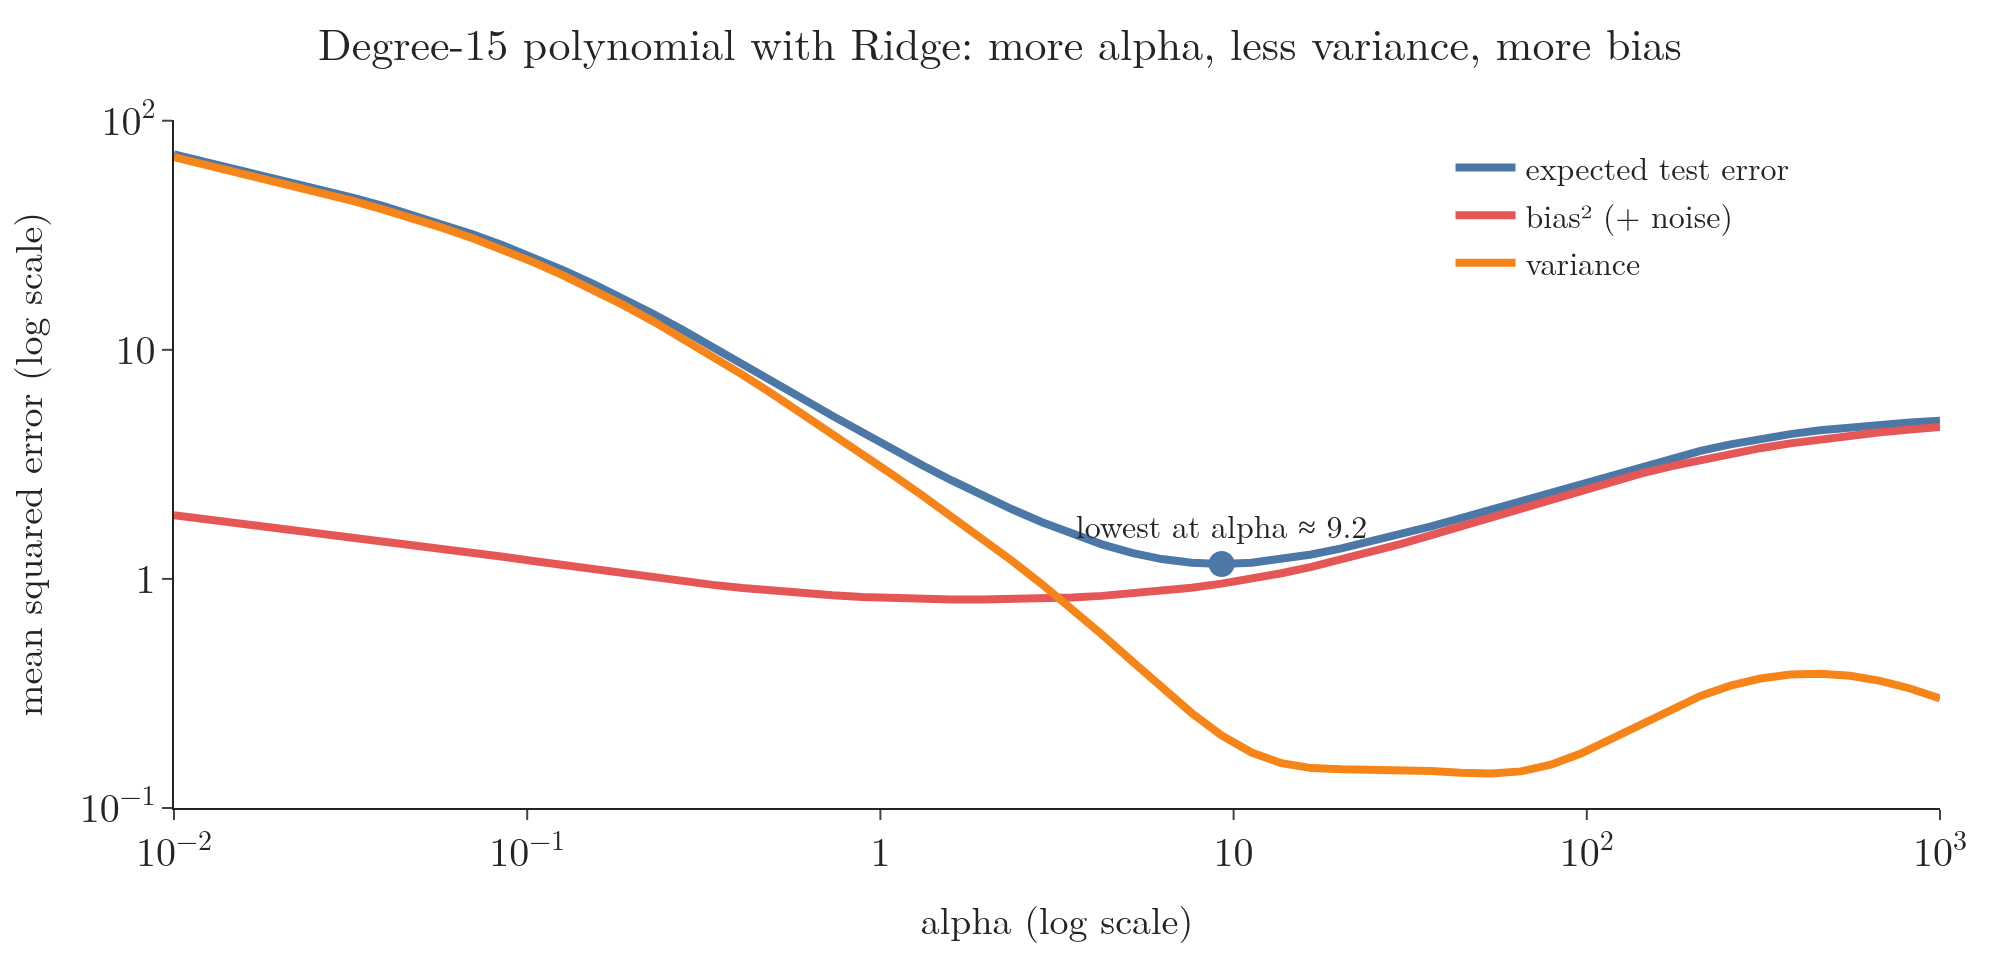

The script that drew this image:
"""Bias² and variance of a degree-15 Ridge model against alpha, by bootstrap resampling of the training set (Plotly)."""
from pathlib import Path
import numpy as np
import warnings
import plotly.graph_objects as go
from sklearn.linear_model import Ridge
from sklearn.model_selection import train_test_split
from sklearn.pipeline import make_pipeline
from sklearn.preprocessing import PolynomialFeatures, StandardScaler
warnings.simplefilter("ignore")

here = Path(__file__).parent
rng = np.random.default_rng(42)
X = 5 * rng.random((100, 1)) - 2
y = 0.7 * X[:, 0] ** 2 - 2 * X[:, 0] + 3 + rng.standard_normal(100)
Xtr, Xte, ytr, yte = train_test_split(X, y, test_size=0.2, random_state=2)

def decompose(alpha, rounds=200):
    r = np.random.default_rng(123)
    preds = []
    for _ in range(rounds):
        i = r.integers(0, len(ytr), len(ytr))          # bootstrap sample of the training rows
        model = make_pipeline(PolynomialFeatures(degree=15), StandardScaler(), Ridge(alpha=alpha))
        preds.append(model.fit(Xtr[i], ytr[i]).predict(Xte))
    preds = np.array(preds)
    loss = ((preds - yte) ** 2).mean()
    bias2 = ((preds.mean(0) - yte) ** 2).mean()
    var = preds.var(0).mean()
    return loss, bias2, var

alphas = np.logspace(-2, 3, 60)
res = np.array([decompose(a) for a in alphas])
for a in (0, 0.01, 0.1, 1, 10, 100, 1000):
    l, b, v = decompose(a); print(a, round(l, 2), round(b, 2), round(v, 2))
best = alphas[res[:, 0].argmin()]; print("best", best, res[:, 0].min())

x = alphas
fig = go.Figure()
for k, (name, col) in enumerate((("expected test error", "#4C78A8"), ("bias² (+ noise)", "#E45756"), ("variance", "#F58518"))):
    fig.add_trace(go.Scatter(x=x, y=res[:, k], mode="lines", name=name, line=dict(color=col, width=4)))
fig.add_trace(go.Scatter(x=[best], y=[res[:, 0].min()], mode="markers+text", marker=dict(size=13, color="#4C78A8"),
                         text=[f"lowest at alpha ≈ {best:.2g}"], textposition="top center", showlegend=False))
fig.update_layout(template="simple_white", width=1000, height=480, font=dict(family="Latin Modern Roman", size=16),
                  margin=dict(l=70, r=30, t=60, b=60), legend=dict(x=0.72, y=0.98),
                  title=dict(text="Degree-15 polynomial with Ridge: more alpha, less variance, more bias", x=0.5),
                  xaxis=dict(type="log", title="alpha (log scale)", exponentformat="power", dtick=1),
                  yaxis=dict(title="mean squared error (log scale)", type="log", exponentformat="power", dtick=1))
fig.write_image(here / "bias_variance.png", scale=2)
fig.write_image(here / "bias_variance.pdf")
